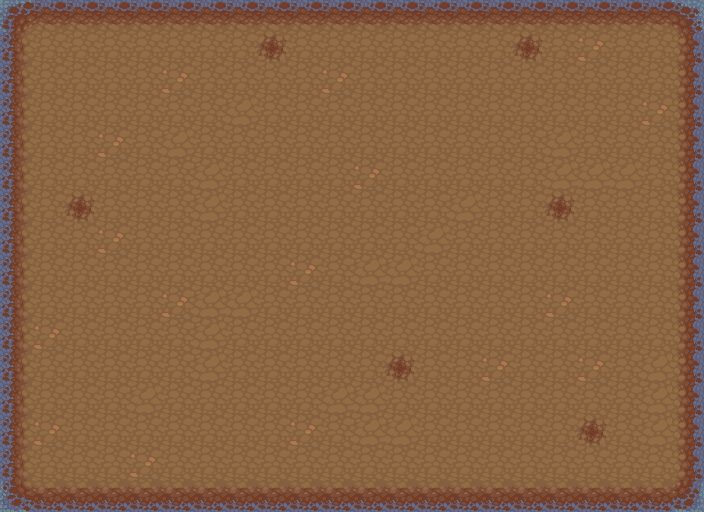

The image is a tile-based game level rendered from a .tmx file. Its description and complete source (layers, tilesets, objects, tile grids) follow:
An orthogonal 22x16 tile map with 32x32 px tiles, 2 tile layers (Baseground, Cliffside).

<map version="1.0" orientation="orthogonal" renderorder="right-down" width="22" height="16" tilewidth="32" tileheight="32" nextobjectid="2">
 <tileset firstgid="1" name="Ground" tilewidth="32" tileheight="32" tilecount="1024" columns="32">
  <image source="../../Downloads/LPC_Terrain/terrain.png" width="1024" height="1024" />
 </tileset>
 <layer name="Baseground" width="22" height="16">
  <data encoding="csv">
395,392,392,392,392,392,392,392,392,392,392,392,392,392,392,392,392,392,392,392,392,393,
392,392,392,392,392,392,392,392,392,392,392,392,392,392,392,392,392,392,392,392,392,392,
392,392,392,392,392,392,392,392,392,392,392,392,392,392,392,392,392,392,392,392,392,392,
392,392,392,392,392,392,392,392,392,392,392,392,392,392,392,392,392,392,392,392,392,392,
392,392,392,392,392,392,392,392,392,392,392,392,392,392,392,392,392,392,392,392,392,392,
392,392,392,392,392,392,392,392,392,392,392,392,392,392,392,392,392,392,392,392,392,392,
392,392,392,392,392,392,392,392,392,392,392,392,392,392,392,392,392,392,392,392,392,392,
392,392,392,392,392,392,392,392,392,392,392,392,392,392,392,392,392,392,392,392,392,392,
392,392,392,392,392,392,392,392,392,392,392,392,392,392,392,392,392,392,392,392,392,392,
392,392,392,392,392,392,392,392,392,392,392,392,392,392,392,560,560,392,392,392,392,392,
392,392,392,392,392,392,392,392,392,392,392,392,392,392,392,560,560,392,392,392,392,392,
392,392,392,392,392,392,392,392,392,392,392,392,392,392,392,392,392,392,392,392,392,392,
392,392,392,392,392,392,392,392,392,392,392,392,392,392,392,392,392,392,392,392,392,392,
392,392,392,392,392,392,392,392,392,392,392,392,392,392,392,392,392,392,392,392,392,392,
392,392,392,392,392,392,392,392,392,392,392,392,392,392,392,392,392,392,392,392,392,392,
457,392,392,392,392,392,392,392,392,392,392,392,392,392,392,392,392,392,392,392,392,459
</data>
 </layer>
 <layer name="Cliffside" width="22" height="16">
  <data encoding="csv">
68,69,69,69,69,69,69,69,69,69,69,69,69,69,69,69,69,69,69,69,69,70,
100,101,101,101,101,101,101,101,164,101,101,101,101,101,101,101,164,101,165,101,101,102,
100,101,101,101,101,165,101,101,101,101,165,101,101,101,101,101,101,101,101,101,101,102,
100,101,101,101,101,101,101,166,101,101,101,101,101,101,101,101,101,101,101,101,165,102,
100,101,101,165,101,166,101,101,101,101,101,101,101,101,101,101,101,166,101,101,101,102,
100,101,101,101,101,101,166,101,101,101,101,165,101,101,101,101,101,166,166,166,101,102,
100,101,164,101,101,101,166,101,101,101,101,101,101,101,166,101,101,164,101,101,101,102,
100,101,101,165,101,101,101,101,101,101,101,101,101,166,101,101,101,101,101,101,101,102,
100,101,101,101,101,101,101,101,101,165,101,166,166,101,101,101,101,101,101,101,101,102,
100,101,101,101,101,165,166,166,101,101,101,101,101,101,101,101,101,165,101,101,101,102,
100,165,101,101,101,101,166,101,101,101,101,101,101,101,101,101,101,101,101,101,101,102,
100,101,101,101,101,101,166,101,101,101,101,101,164,101,101,165,101,101,165,101,166,102,
100,101,101,101,166,101,101,101,101,101,166,166,101,101,101,101,101,101,101,101,166,102,
100,165,101,101,101,101,101,101,101,165,101,166,166,101,101,101,101,101,164,101,166,102,
100,101,101,101,165,101,101,101,101,101,101,101,101,101,101,101,101,101,101,101,101,102,
132,133,133,133,133,133,133,133,133,133,133,133,133,133,133,133,133,133,133,133,133,134
</data>
 </layer>
</map>
